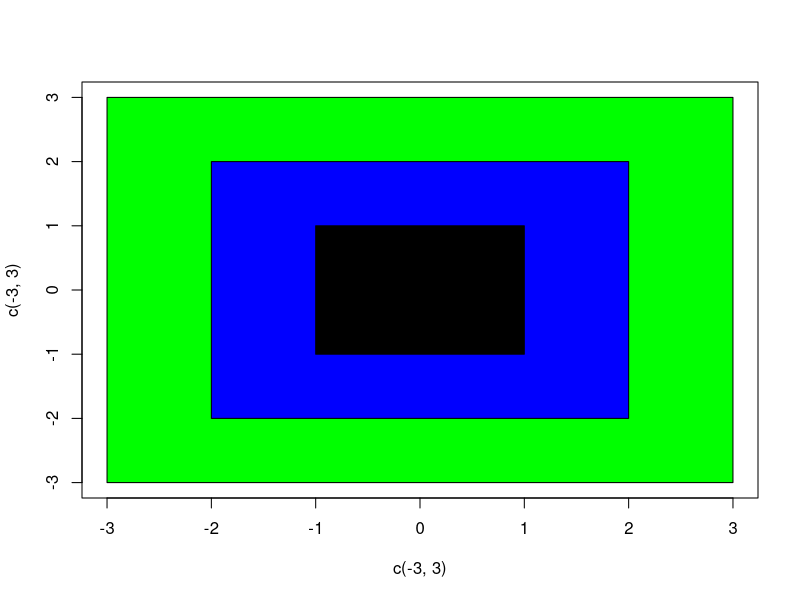

The R script that drew this image:
# Week 8 - Functions in R

?rnorm # get documentation

# all arguments in named form
rnorm(n=100, mean=1, sd=1)

# all arguments in positional form
rnorm(100, 1, 1)

# can use  a mixture
rnorm(100, mean=1, sd=2)

# defining your own functions

# general syntax
function_name <- function(arg_1, arg_2, ...) {
  statement1
  ...
  statementn
}

plot(c(-3,3), c(-3,3),type="n")
x <- 0
y <- 0
width <- 4

square <- function(x,y,width,...) {
  rect(x-width/2,y-width/2,x+width/2,y+width/2,...)
}

square(0,0,6,col="green")
square(0,0,4,col="blue")
square(0,0,2,col="black")

# Task 3 - returning objects
harmonic.mean <- function(x) {
  n <- length(x)
  n/sum(1/x)
}

geometric.mean <- function(x) {
  n <- length(x)
  prod(x)^(1/n)
}


all.means <- function(x) {
  return(list(arithmetic=mean(x),
       harmonic=harmonic.mean(x),
       geometric=geometric.mean(x)))
}
x <- rnorm(100)
all.means(x)

# unit testing in R - "test that" package

# Review task
box.muller <- function() {
  u <- runif(2)
  theta <- 2*pi*u[1]
  r <- sqrt(-2*log(u[2]))
  r*(c(sin(theta), cos(theta)))
}

polar.marsaglia <- function() {
  while(TRUE) {
    u <- runif(2,-1,1)
    s <- sum(u^2)
    if (s<1) break
  }
  rho <- sqrt((-2*log(2))/s)
  rho*u
}

simulate.normal <- function(n,mu=0,sigma=1,method=box.muller) {
  result <- matrix(nrow=ceiling(n/2),ncol=2)
  for(i in 1:nrow(result)) {
    result[i,] <- mu+sigma*method()
  }
  result[1:n]
}

test <- simulate.normal(1000,mu=2, sigma=3)
mean(test)
sd(test)
